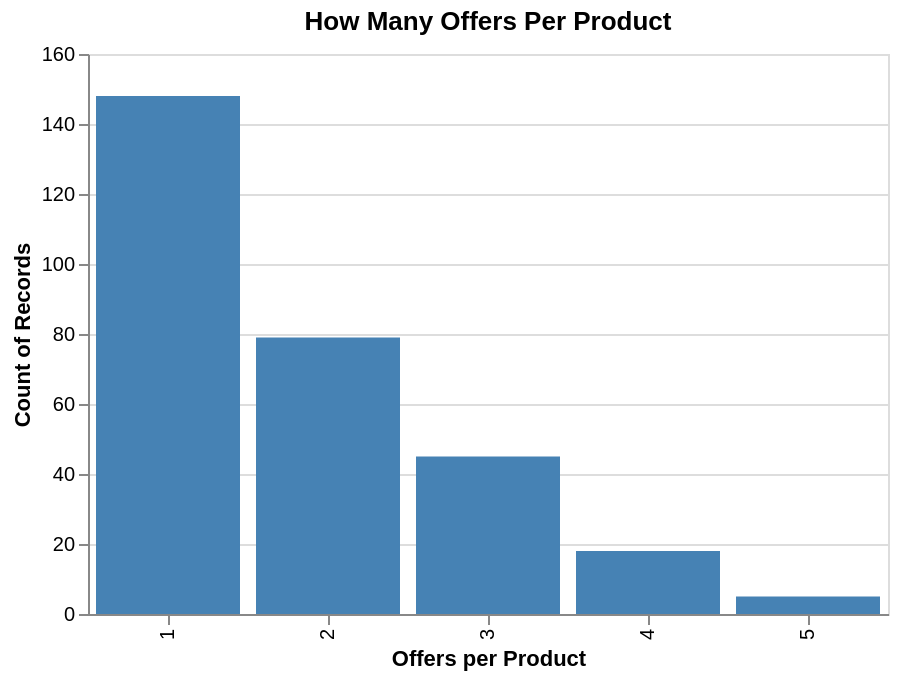

Notebook code for this chart:
### Markdown cell above
### B.2 Explore Feature of Interest `product_id` (offers per product)

### Code cell
offers_pp = df.groupby('product_id')['special_offer_id'].count().reset_index()
offers_pp.columns = ['product_id','num_offers']
print(offers_pp['num_offers'].describe())
print(offers_pp['num_offers'].value_counts().sort_index())
alt.Chart(offers_pp).mark_bar(color='steelblue').encode(
    x=alt.X('num_offers:O', title='Offers per Product'),
    y='count():Q'
).properties(title='How Many Offers Per Product', width=400, height=280)

### Figure 1 — Vega-Lite specification as saved in the notebook (floating-point values rounded to 4 significant figures; data arrays with more than 128 entries replaced by an {"elided": "..."} marker saying what was removed)
{"config": {"view": {"continuousWidth": 300, "continuousHeight": 300}}, "data": {"name": "data-78d88ceddde40b13083bc8d072fd00db"}, "mark": {"type": "bar", "color": "steelblue"}, "encoding": {"x": {"field": "num_offers", "title": "Offers per Product", "type": "ordinal"}, "y": {"aggregate": "count", "type": "quantitative"}}, "height": 280, "title": "How Many Offers Per Product", "width": 400, "$schema": "https://vega.github.io/schema/vega-lite/v5.20.1.json", "datasets": {"data-78d88ceddde40b13083bc8d072fd00db": {"elided": "295 records"}}}
